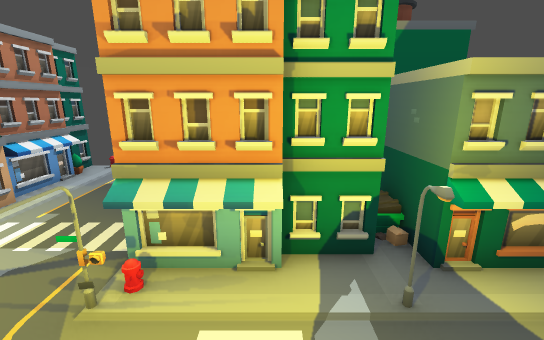
View 1 (above)

14 first-person views from a walk through a 3-D level made in the Godot game engine. The camera is 1.3 m above the floor, tilts 14° down and sees 90° across. The floor is counted in squares, 0.5 m on a side. Each view is taken from the middle of a square. On the plan, view 1 faces up. The plan holds only what a view shows up to about 19 squares ahead; the rest is blank.

View 2
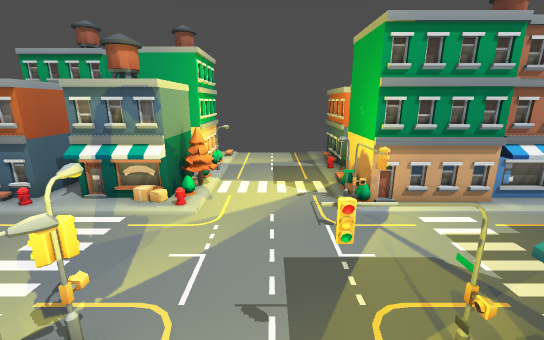

View 3
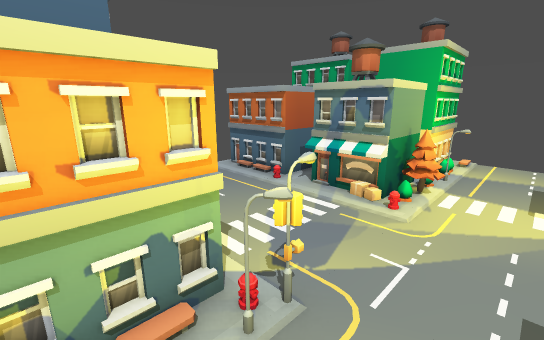

View 4
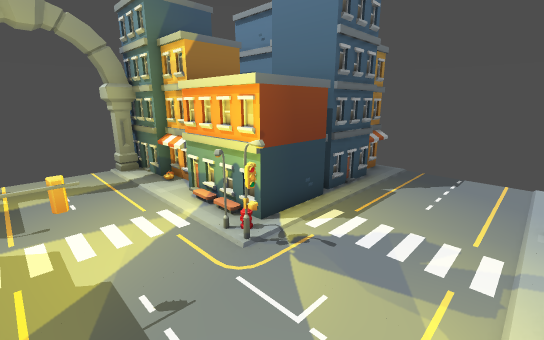

View 5
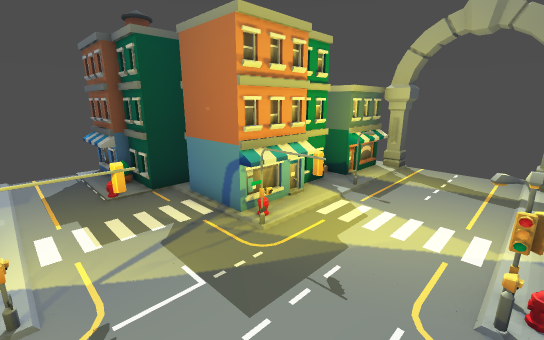

View 6
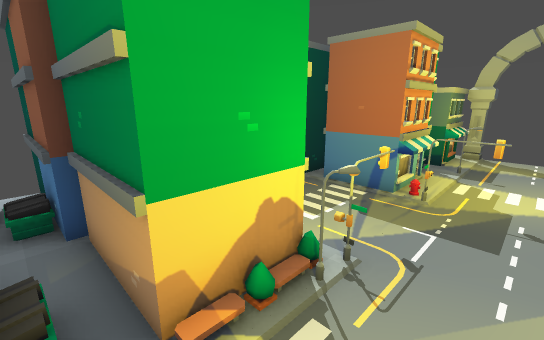

View 7
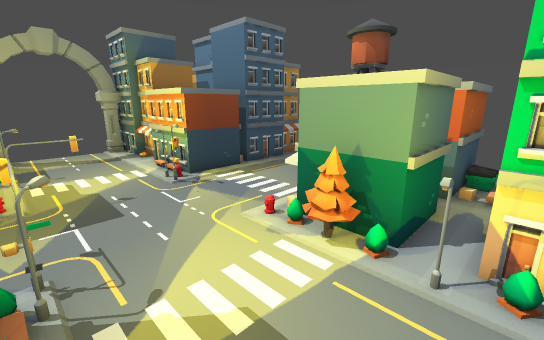

View 8
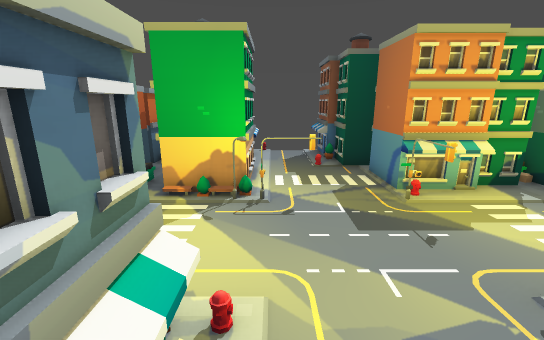

View 9
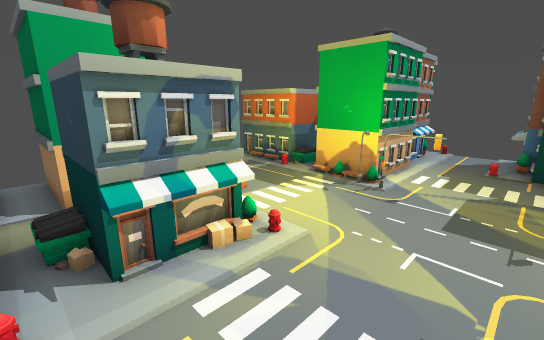

View 10
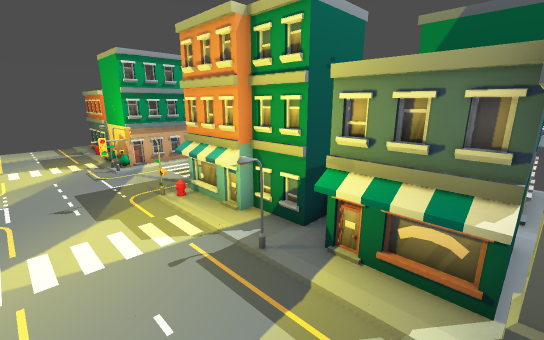

View 11
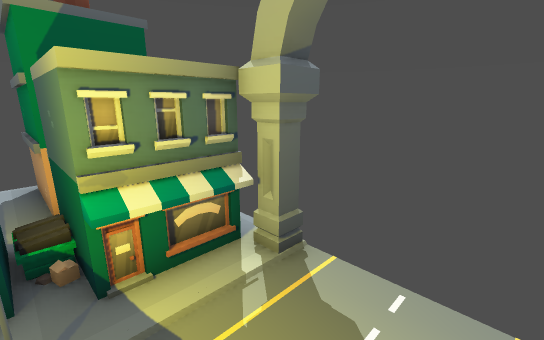

View 12
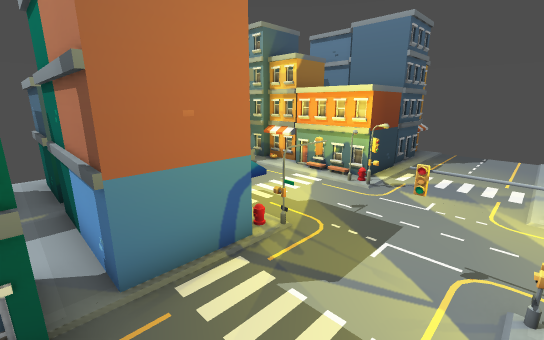

View 13
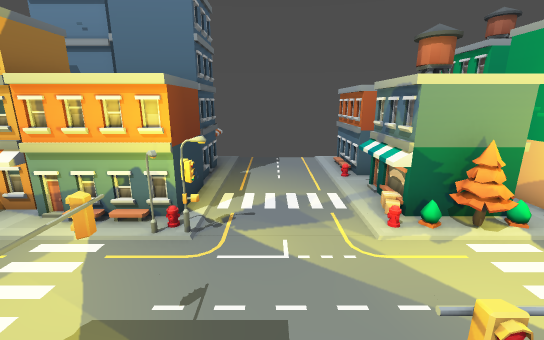

View 14
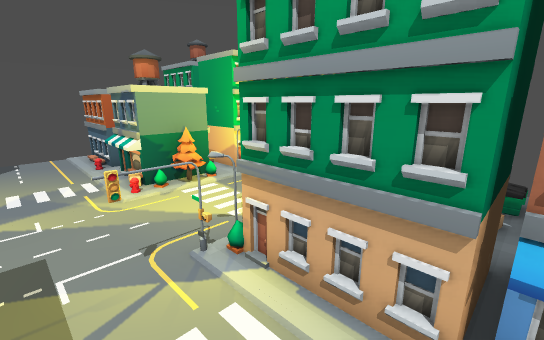

### Floor plan
Key: @ floor where view 1 was taken; # wall or solid block; . main floor; : floor 0.25 m higher than the main floor; / step, stairs or slope; = window, fence, low wall or low ledge; ^ raised ledge; B building; A arch; O other object.
Columns run from 14 left of view 1 to 6 right of it. Each row starts with its distance up from view 1.
 11     BBBB  BBB    B B
 10     BB B..BB    BB B
  9     BB B..BB    BB B
  8    ^BB B...B    BB B
  7    .BB#B...BBB...BBB
  6    ^.###....#####^^^
  5    ^.###....# ###^ ^
  4 ^^^^:###....#####^^A
  3 ...... OOO..O==..=.AA
  2 ............O...#...
  1 ....................
  0 ..............@.....
 -1 /// #OO#...=O......AA
 -2 BBBB#^^^....^^^^#####
 -3    B#^O^....^   #
 -4 BBBB###^....^   #
 -5  BBB..##....#####
 -6 BB B.^^^....#
 -7    B:^ ^....##
 -8    B:^ ^....=#
 -9    B        =#

Where each view was taken, in squares from view 1:
view 1: 0 up, 0 right, facing up
view 2: 1 up, 0 right, facing left
view 3: 1 up, 0 right, facing down-left
view 4: 2 up, 6 left, facing down-right
view 5: 1 down, 6 left, facing up-right
view 6: 1 up, 10 left, facing up-right
view 7: 3 up, 11 left, facing down-right
view 8: 4 down, 6 left, facing up
view 9: 5 down, 3 left, facing up-left
view 10: 0 up, 5 right, facing up-left
view 11: 0 up, 2 right, facing up-right
view 12: 7 up, 6 left, facing down-right
view 13: 4 up, 4 left, facing down
view 14: 7 up, 4 left, facing down-left
